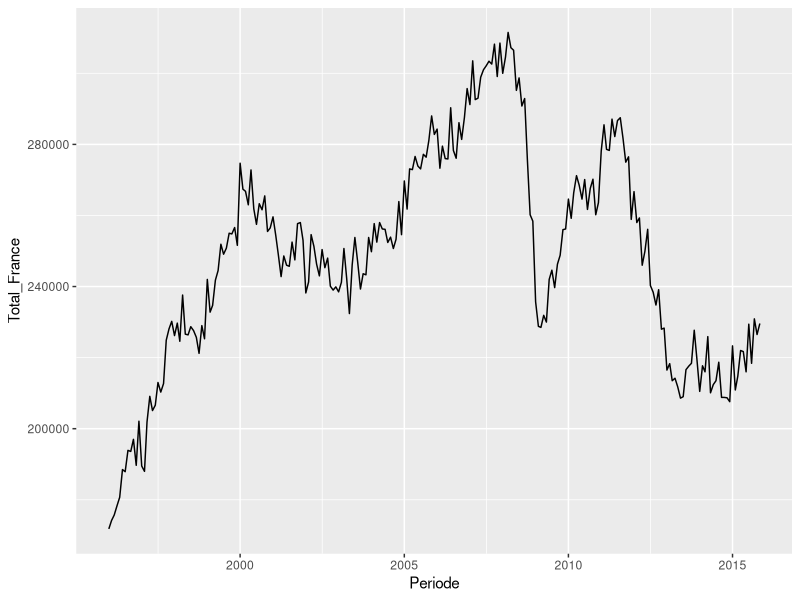
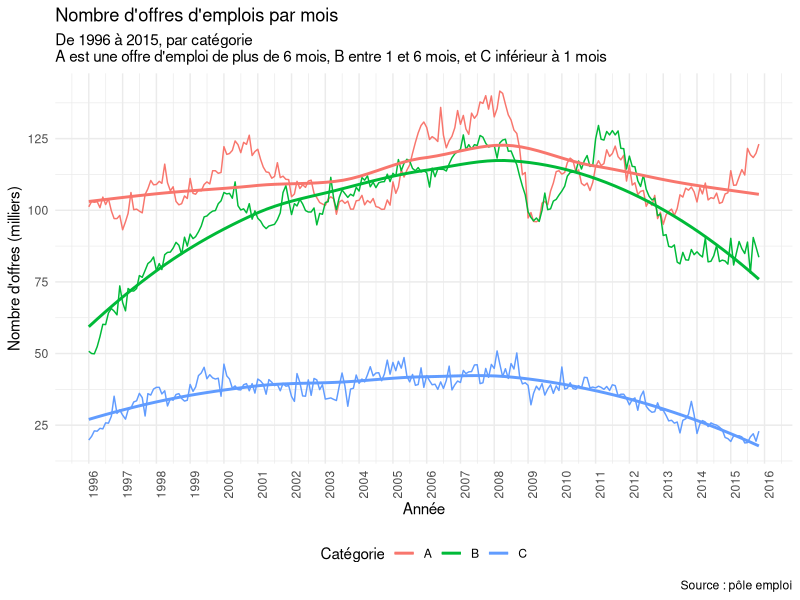
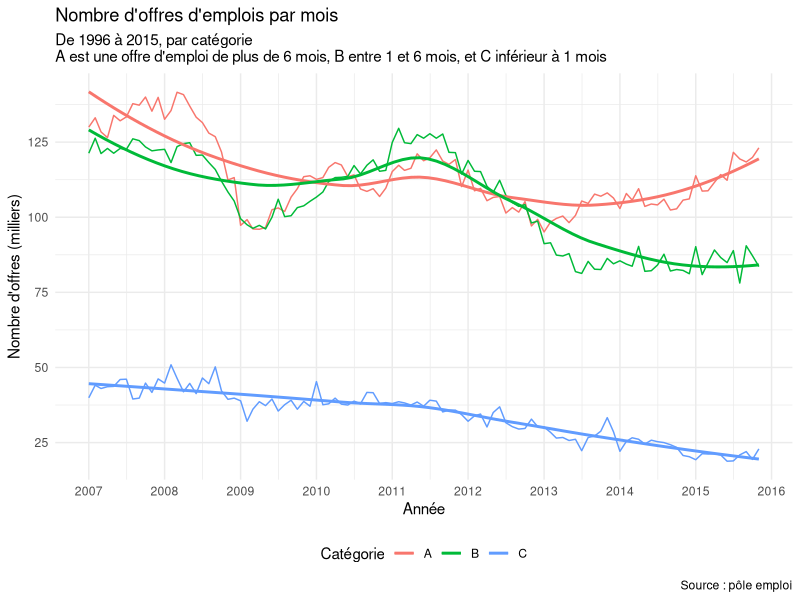

R code for these plots, in order:
library(tidyverse)
options("scipen"=10) 

offres <- read.csv2("offres.csv",stringsAsFactors = FALSE)

offres <-tbl_df(offres)

offres$Periode <- as.Date(offres$Periode)

offres <- filter(offres, !is.na(OEE_A))

offres_long <- offres %>%
  gather(categorie, nombre, -Periode)
offres_long$categorie <- as.factor(offres_long$categorie)

ggplot(data = offres, aes(Periode, Total_France))+
  geom_line()

offres_OEE <- offres_long %>% 
  filter(substr(as.character(.$categorie), 1, 3) == "OEE") %>%
  mutate(nombre = nombre / 1000)
 
ggplot(data = offres_OEE, aes(Periode, nombre, color = categorie)) +
  geom_line() +
  geom_smooth(se = FALSE, method = "loess") +
  labs(title = "Nombre d'offres d'emplois par mois", 
       subtitle = "De 1996 à 2015, par catégorie\nA est une offre d'emploi de plus de 6 mois, B entre 1 et 6 mois, et C inférieur à 1 mois",
       caption = "Source : pôle emploi",
       x = "Année",
       y = "Nombre d'offres (milliers)",
       color = "Catégorie") +
  theme_minimal() +
  scale_x_date(date_breaks = "1 year", date_labels = "%Y") +
  scale_color_discrete(breaks = c("OEE_A", "OEE_B", "OEE_C"),
                       labels = LETTERS[1:3]) +
  scale_y_continuous(breaks = seq(0, 150, by = 25)) +
  theme(axis.text.x = element_text(angle = 90),
        legend.position = "bottom")

library(lubridate)
ggplot(data = offres_OEE %>% filter(year(Periode) >= 2007), aes(Periode, nombre, color = categorie)) +
  geom_line() +
  geom_smooth(se = FALSE, method = "loess") +
  labs(title = "Nombre d'offres d'emplois par mois", 
       subtitle = "De 1996 à 2015, par catégorie\nA est une offre d'emploi de plus de 6 mois, B entre 1 et 6 mois, et C inférieur à 1 mois",
       caption = "Source : pôle emploi",
       x = "Année",
       y = "Nombre d'offres (milliers)",
       color = "Catégorie") +
  theme_minimal() +
  scale_x_date(date_breaks = "1 year", date_labels = "%Y") +
  scale_color_discrete(breaks = c("OEE_A", "OEE_B", "OEE_C"),
                       labels = LETTERS[1:3]) +
  scale_y_continuous(breaks = seq(0, 150, by = 25)) +
  theme(axis.text.x = element_text(angle = 0),
        legend.position = "bottom")
